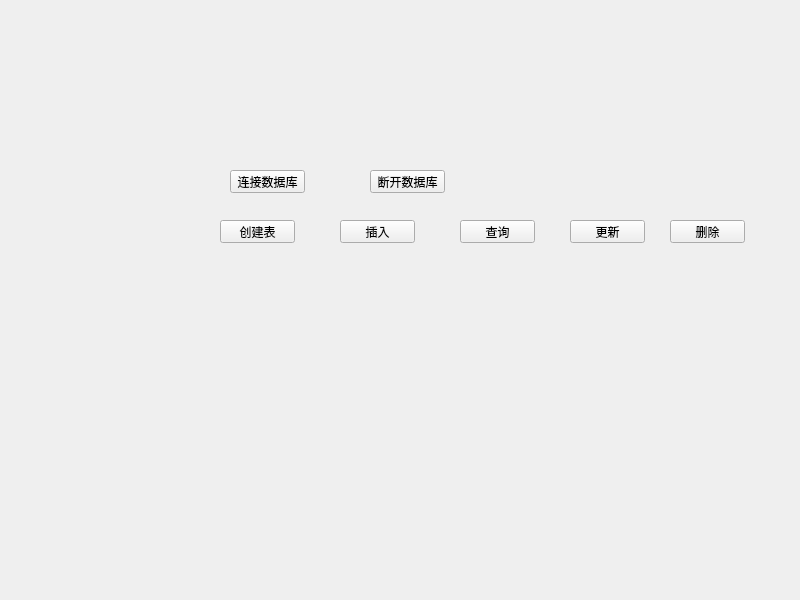
<?xml version="1.0" encoding="UTF-8"?>
<ui version="4.0">
 <class>Widget</class>
 <widget class="QWidget" name="Widget">
  <property name="geometry">
   <rect>
    <x>0</x>
    <y>0</y>
    <width>800</width>
    <height>600</height>
   </rect>
  </property>
  <property name="windowTitle">
   <string>Widget</string>
  </property>
  <widget class="QPushButton" name="connectDB">
   <property name="geometry">
    <rect>
     <x>230</x>
     <y>170</y>
     <width>75</width>
     <height>23</height>
    </rect>
   </property>
   <property name="text">
    <string>连接数据库</string>
   </property>
  </widget>
  <widget class="QPushButton" name="closeDB">
   <property name="geometry">
    <rect>
     <x>370</x>
     <y>170</y>
     <width>75</width>
     <height>23</height>
    </rect>
   </property>
   <property name="text">
    <string>断开数据库</string>
   </property>
  </widget>
  <widget class="QPushButton" name="createTab">
   <property name="geometry">
    <rect>
     <x>220</x>
     <y>220</y>
     <width>75</width>
     <height>23</height>
    </rect>
   </property>
   <property name="text">
    <string>创建表</string>
   </property>
  </widget>
  <widget class="QPushButton" name="insert">
   <property name="geometry">
    <rect>
     <x>340</x>
     <y>220</y>
     <width>75</width>
     <height>23</height>
    </rect>
   </property>
   <property name="text">
    <string>插入</string>
   </property>
  </widget>
  <widget class="QPushButton" name="select">
   <property name="geometry">
    <rect>
     <x>460</x>
     <y>220</y>
     <width>75</width>
     <height>23</height>
    </rect>
   </property>
   <property name="text">
    <string>查询</string>
   </property>
  </widget>
  <widget class="QPushButton" name="update">
   <property name="geometry">
    <rect>
     <x>570</x>
     <y>220</y>
     <width>75</width>
     <height>23</height>
    </rect>
   </property>
   <property name="text">
    <string>更新</string>
   </property>
  </widget>
  <widget class="QPushButton" name="pushButton_7">
   <property name="geometry">
    <rect>
     <x>670</x>
     <y>220</y>
     <width>75</width>
     <height>23</height>
    </rect>
   </property>
   <property name="text">
    <string>删除</string>
   </property>
  </widget>
 </widget>
 <resources/>
 <connections/>
</ui>
